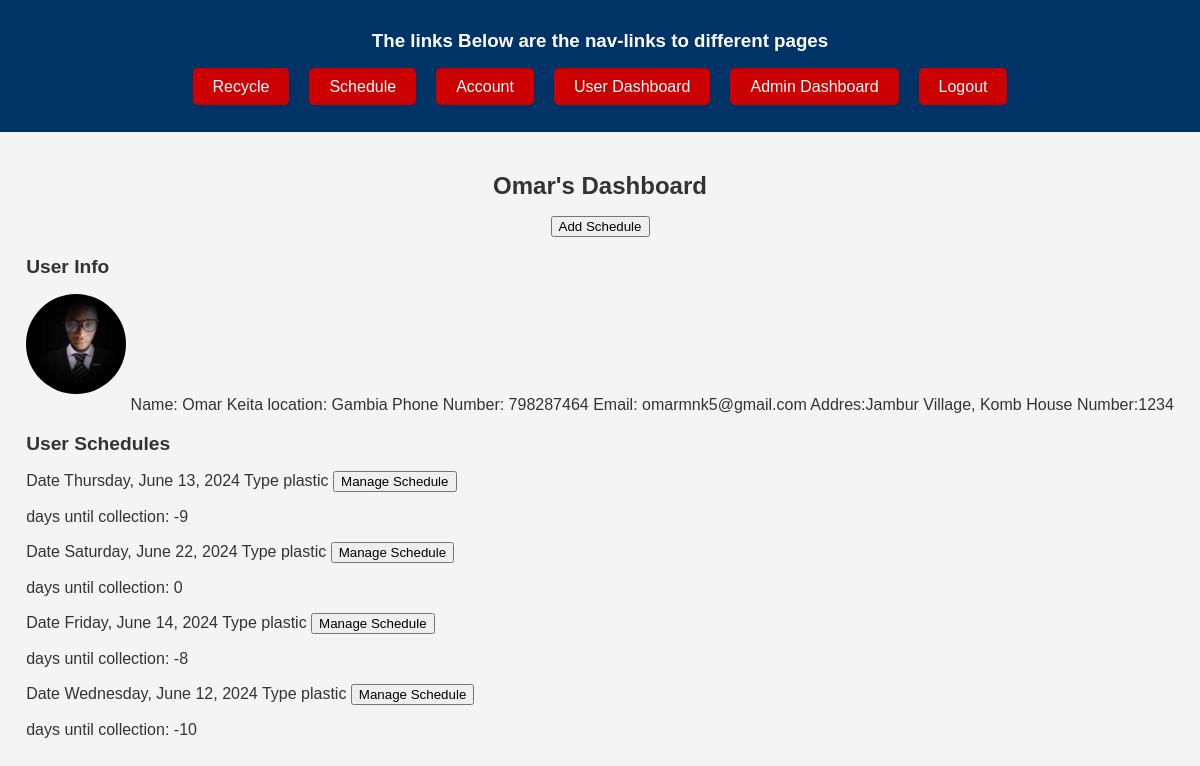
/user_dashboard (signed in), run on the app's committed database.
### app/models.py (models this page shows, shortened)
class User(db.Model, UserMixin):
    id = db.Column(db.Integer,  nullable= False, primary_key=True, autoincrement=True)
    first_name = db.Column(db.String(50), nullable=False)
    middle_name = db.Column(db.String(50), nullable=False, default="")
    last_name = db.Column(db.String(50), nullable=False)
    email = db.Column(db.String(50), unique=True, nullable=False,)
    sex = db.Column(db.String(50), nullable=False, default='Male')
    address = db.Column(db.String(50), nullable=False)
    house_number = db.Column(db.String(50), nullable=False)
    location = db.Column(db.String(50), nullable=False)
    image_file = db.Column(db.String(500), nullable=False, default='default.jpg')
    phone_number = db.Column(db.String(50), nullable=False)
    password = db.Column(db.String(150), nullable=False)
    schedule = db.relationship('Scheduling', backref='customer', lazy=True)
    is_admin = db.Column(db.Boolean, nullable=False, default=False)

class Scheduling(db.Model):
    id = db.Column(db.Integer, primary_key=True, autoincrement=True)
    date = db.Column(db.DateTime, nullable=False)
    type = db.Column(db.String(50), nullable=False)
    user_id = db.Column(db.Integer, db.ForeignKey('user.id'), nullable=False)
    collected = db.Column(db.Boolean, nullable=False, default=False)

### app/routes.py (the view)
@app.route('/user_dashboard', methods=['GET', 'POST'])
@login_required
def user_dashboard():
    user_schedule = Scheduling.query.filter_by(user_id=current_user.id).all()
    return render_template('user_dashboard.html', user_schedule=user_schedule, datetime=datetime)

### app/models.py (called while the page is built)
@login_manager.user_loader
def load_user(user_id):
    return User.query.get(int(user_id))

### app/templates/user_dashboard.html
{% extends 'base.html'%} {% block content %}
<h2>{{current_user.first_name}}'s Dashboard</h2>
<a href="{{url_for('schedule')}}"><button>Add Schedule</button></a>
<div class="user">
  <div class="user-info">
    <h3>User Info</h3>
    <span
      ><img
        src="{{url_for('static', filename='profile_pics/' + current_user.image_file)}}"
        alt=""
    /></span>
    <span>Name: {{current_user.first_name}} {{current_user.last_name}}</span>
    <span>location: {{current_user.location}}</span>
    <span>Phone Number: {{current_user.phone_number}}</span>
    <span>Email: {{current_user.email}}</span>
    <span>Addres:{{current_user.address}}</span>
    <span>House Number:{{current_user.house_number}}</span>
  </div>
  <div class="schedules">
    <h3>User Schedules</h3>
    <div class="recycle">
      {% if user_schedule %} {%for schedule in user_schedule%}
      <span>Date {{schedule.date.strftime('%A, %B %d, %Y')}}</span>
      <span>Type {{schedule.type}}</span>
      <a
        class="btn-manage"
        href="{{url_for('manage_schedule', schedule_id=schedule.id)}}"
        ><button>Manage Schedule</button></a
      >
      <p>
        days until collection: {{ (schedule.date - datetime.now()).days + 1}}
      </p>
      {% endfor %} {% else %}
      <p>No Schedule for {{current_user.first_name}}</p>
      {% endif %}
    </div>
  </div>
</div>
{% endblock %}

### app/templates/base.html (shortened to what this page needs)
<!DOCTYPE html>
<html lang="en">
  <head>
    <link
      rel="stylesheet"
      href="{{url_for('static', filename='css/main.css')}}"
    />
  </head>
  <body>
    <header class="main-header">
      <h3 class="header-text">
        The links Below are the nav-links to different pages
      </h3>
      <ul class="nav-list">
        {% if current_user.is_authenticated %}
        <li class="nav-item">
          <a class="nav-link" href="{{url_for('recycle')}}">Recycle</a>
        </li>
        <li class="nav-item">
          <a class="nav-link" href="{{url_for('schedule')}}">Schedule</a>
        </li>
        <li class="nav-item">
          <a class="nav-link" href="{{url_for('account')}}">Account</a>
        </li>
        <li class="nav-item">
          <a class="nav-link" href="{{url_for('user_dashboard')}}"
            >User Dashboard</a
          >
        </li>
        {% if current_user.is_admin %}
        <li class="nav-item">
          <a class="nav-link" href="{{url_for('admin_dashboard')}}"
            >Admin Dashboard</a
          >
        </li>
        {% endif %}
        <li class="nav-item">
          <a class="nav-link" href="{{url_for('logout')}}">Logout</a>
        </li>
        {% endif %}
      </ul>
    </header>
    <main class="content">{% block content %} {% endblock %}</main>
  </body>
</html>

### app/static/css/main.css (style rules this page uses)
body { font-family: Arial, sans-serif; background-color: #f38686; margin: 0; padding: 0; }
.main-header { background: #322f2f; color: #fc0101; padding: 20px 0; text-align: center; }
.header-text { margin: 0; padding: 10px; }
.nav-list { list-style: none; padding: 0; display: flex; justify-content: center; gap: 20px; }
.nav-item { display: inline; }
.nav-link { text-decoration: none; color: #fff; padding: 10px 20px; background: #444; border-radius: 5px; transition: background 0.3s; }
.content { padding: 20px; }
body { font-family: Arial, sans-serif; background-color: #f5f5f5; }
main { display: flex; flex-direction: column; align-items: center; padding: 2rem; }
main h2 { font-size: 1.5rem; margin-bottom: 1rem; }
main h3 { font-size: 1.2rem; margin-bottom: 1rem; }
main img { width: 100px; height: 100px; border-radius: 50%; margin-bottom: 1rem; }
body { font-family: Arial, sans-serif; background-color: #f4f4f4; margin: 0; padding: 0; color: #333; }
.main-header { background: #003366; color: #fff; padding: 20px 0; text-align: center; }
.nav-link { text-decoration: none; color: #fff; padding: 10px 20px; background: #cc0000; border-radius: 5px; transition: background 0.3s; }

### data on the page
User: first_name "Omar", image_file (picture), last_name "Keita", location "Gambia", phone_number "798287464", email "omarmnk5@gmail.com", address "Jambur Village, Komb", house_number "1234"
Scheduling: date "Thursday, June 13, 2024", type "plastic"
Scheduling: date "Saturday, June 22, 2024", type "plastic"
Scheduling: date "Friday, June 14, 2024", type "plastic"
Scheduling: date "Wednesday, June 12, 2024", type "plastic"
